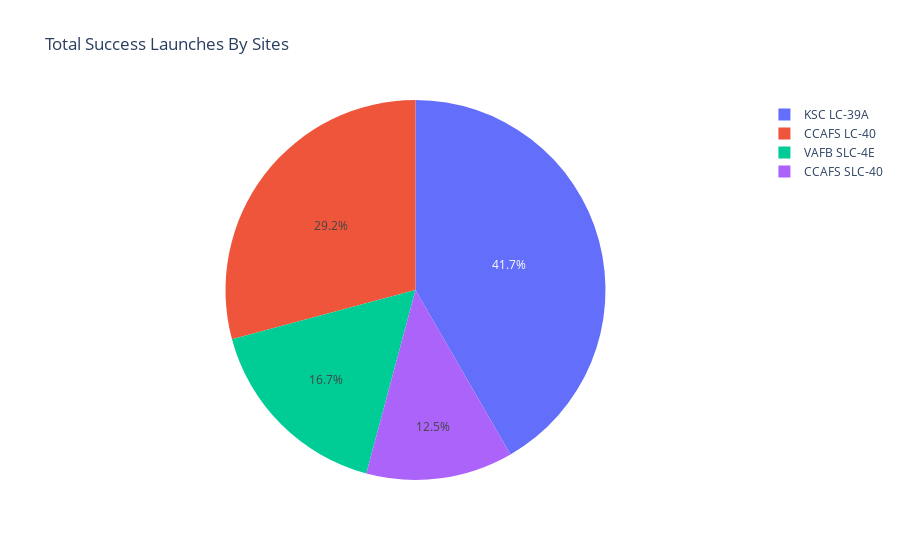

The notebook cell this image was saved under:
### Code cell
fig = px.pie(df_test,values="class",names="Launch Site", title='Total Success Launches By Sites')
fig.show()

### Figure 1 — Plotly figure (JSON) as saved in the notebook; plotly's stock layout.template omitted (floating-point values rounded to 4 significant figures)
{"data": [{"domain": {"x": [0, 1], "y": [0, 1]}, "hovertemplate": "Launch Site=%{label}<br>class=%{value}<extra></extra>", "labels": ["CCAFS LC-40", "CCAFS LC-40", "CCAFS LC-40", "CCAFS LC-40", "CCAFS LC-40", "CCAFS LC-40", "CCAFS LC-40", "CCAFS LC-40", "CCAFS LC-40", "CCAFS LC-40", "CCAFS LC-40", "CCAFS LC-40", "CCAFS LC-40", "CCAFS LC-40", "CCAFS LC-40", "CCAFS LC-40", "CCAFS LC-40", "CCAFS LC-40", "CCAFS LC-40", "CCAFS LC-40", "CCAFS LC-40", "CCAFS LC-40", "CCAFS LC-40", "CCAFS LC-40", "CCAFS LC-40", "CCAFS LC-40", "VAFB SLC-4E", "VAFB SLC-4E", "VAFB SLC-4E", "VAFB SLC-4E", "VAFB SLC-4E", "VAFB SLC-4E", "VAFB SLC-4E", "VAFB SLC-4E", "VAFB SLC-4E", "VAFB SLC-4E", "KSC LC-39A", "KSC LC-39A", "KSC LC-39A", "KSC LC-39A", "KSC LC-39A", "KSC LC-39A", "KSC LC-39A", "KSC LC-39A", "KSC LC-39A", "KSC LC-39A", "KSC LC-39A", "KSC LC-39A", "KSC LC-39A", "CCAFS SLC-40", "CCAFS SLC-40", "CCAFS SLC-40", "CCAFS SLC-40", "CCAFS SLC-40", "CCAFS SLC-40", "CCAFS SLC-40"], "legendgroup": "", "name": "", "showlegend": true, "type": "pie", "values": [0, 0, 0, 0, 0, 0, 0, 0, 0, 0, 0, 0, 0, 0, 0, 0, 0, 1, 1, 0, 1, 1, 1, 0, 1, 1, 0, 0, 1, 1, 1, 1, 0, 0, 0, 0, 1, 0, 1, 1, 0, 1, 1, 0, 1, 1, 1, 1, 1, 1, 1, 0, 0, 0, 1, 0]}], "layout": {"legend": {"tracegroupgap": 0}, "title": {"text": "Total Success Launches By Sites"}}}
